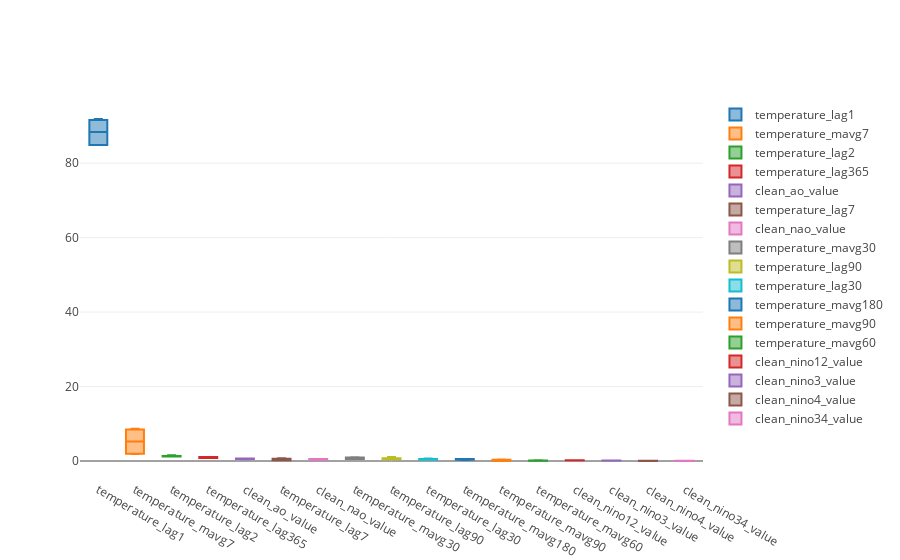

Write notebook code for a chart like this one.
### Markdown cell above
Lets look a boxplot of this data to see how the distributions look across our experiments for this location.

### Code cell
traces = create_boxplot_traces_for_features(features_df)
iplot(traces)

### Figure 1 — Plotly figure (JSON) as saved in the notebook; plotly's stock layout.template omitted (floating-point values rounded to 4 significant figures)
{"data": [{"name": "temperature_lag1", "type": "box", "uid": "e5d28848-a050-11e8-9c81-00215cc353c9", "y": [84.88, 84.88, 85.24, 91.56, 91.57, 91.87]}, {"name": "temperature_mavg7", "type": "box", "uid": "e5d28849-a050-11e8-aa0a-00215cc353c9", "y": [8.46, 8.46, 8.675, 1.979, 1.905, 1.944]}, {"name": "temperature_lag2", "type": "box", "uid": "e5d2884a-a050-11e8-8448-00215cc353c9", "y": [1.366, 1.366, 1.554, 1.22, 1.195, 1.24]}, {"name": "temperature_lag365", "type": "box", "uid": "e5d2884b-a050-11e8-ba39-00215cc353c9", "y": [0.8366, 0.8366, 1.08, 0.9473, 0.9863, 1.069]}, {"name": "clean_ao_value", "type": "box", "uid": "e5d2884c-a050-11e8-90ce-00215cc353c9", "y": [0.6674, 0.6674, 0.4845, 0.5867]}, {"name": "temperature_lag7", "type": "box", "uid": "e5d2884d-a050-11e8-9bbf-00215cc353c9", "y": [0.5933, 0.5933, 0.7301, 0.1734, 0.1852, 0.1864]}, {"name": "clean_nao_value", "type": "box", "uid": "e5d2884e-a050-11e8-a86c-00215cc353c9", "y": [0.5708, 0.5708, 0.3871, 0.3198]}, {"name": "temperature_mavg30", "type": "box", "uid": "e5d2884f-a050-11e8-97d1-00215cc353c9", "y": [0.5154, 0.5154, 0.6716, 0.9661, 0.9577, 0.9801]}, {"name": "temperature_lag90", "type": "box", "uid": "e5d28850-a050-11e8-9f6a-00215cc353c9", "y": [0.4545, 0.4545, 0.5872, 0.7514, 0.7399, 1.104]}, {"name": "temperature_lag30", "type": "box", "uid": "e5d28851-a050-11e8-a084-00215cc353c9", "y": [0.3533, 0.3533, 0.533, 0.6416, 0.5274, 0.5519]}, {"name": "temperature_mavg180", "type": "box", "uid": "e5d28852-a050-11e8-8d5c-00215cc353c9", "y": [0.4047, 0.2938, 0.448, 0.5704]}, {"name": "temperature_mavg90", "type": "box", "uid": "e5d28853-a050-11e8-9675-00215cc353c9", "y": [0.2749, 0.01557, 0.07203, 0.38]}, {"name": "temperature_mavg60", "type": "box", "uid": "e5d28854-a050-11e8-9f98-00215cc353c9", "y": [0.1803, 0.09609, 0.1071]}, {"name": "clean_nino12_value", "type": "box", "uid": "e5d28855-a050-11e8-93d6-00215cc353c9", "y": [0.1762, 0.1715]}, {"name": "clean_nino3_value", "type": "box", "uid": "e5d28856-a050-11e8-85e8-00215cc353c9", "y": [0.1556, 0.1628]}, {"name": "clean_nino4_value", "type": "box", "uid": "e5d28857-a050-11e8-8dcc-00215cc353c9", "y": [0.05039, 0.0008076]}, {"name": "clean_nino34_value", "type": "box", "uid": "e5d28858-a050-11e8-a5f0-00215cc353c9", "y": [0.01436, 0.07599]}], "layout": {}}
